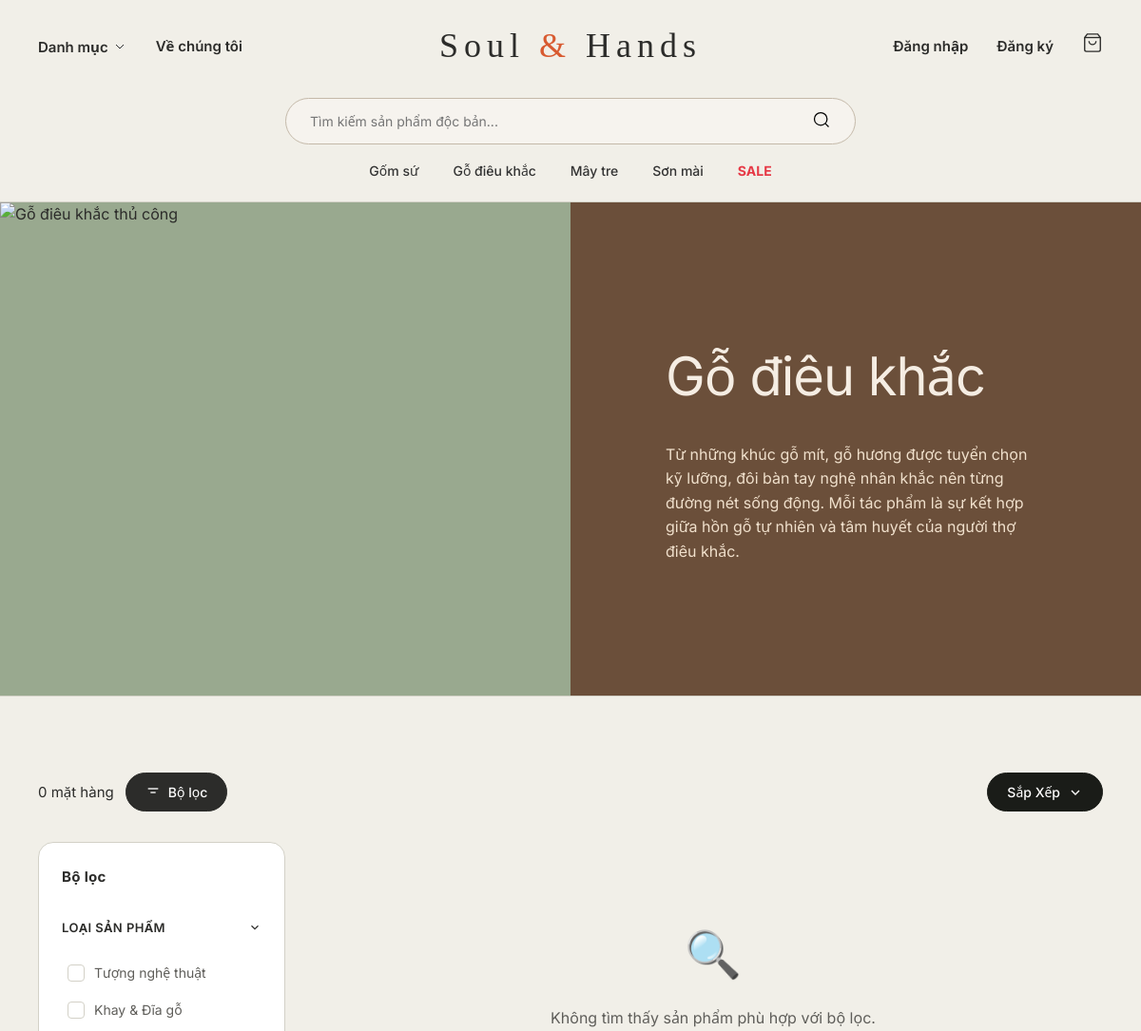
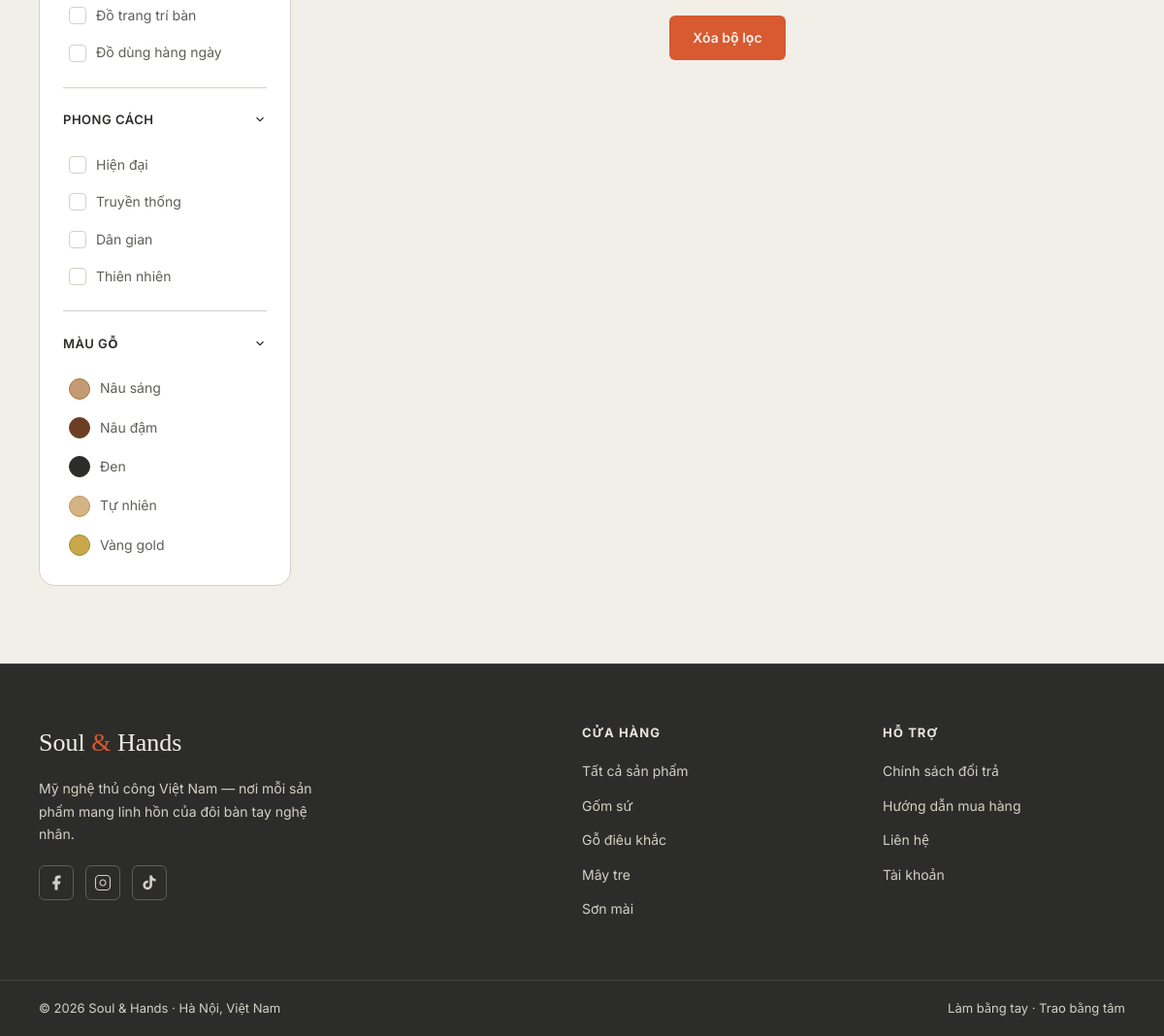
The page /go-dieu-khac.php on the database as committed earlier (2 pictures, top to bottom).
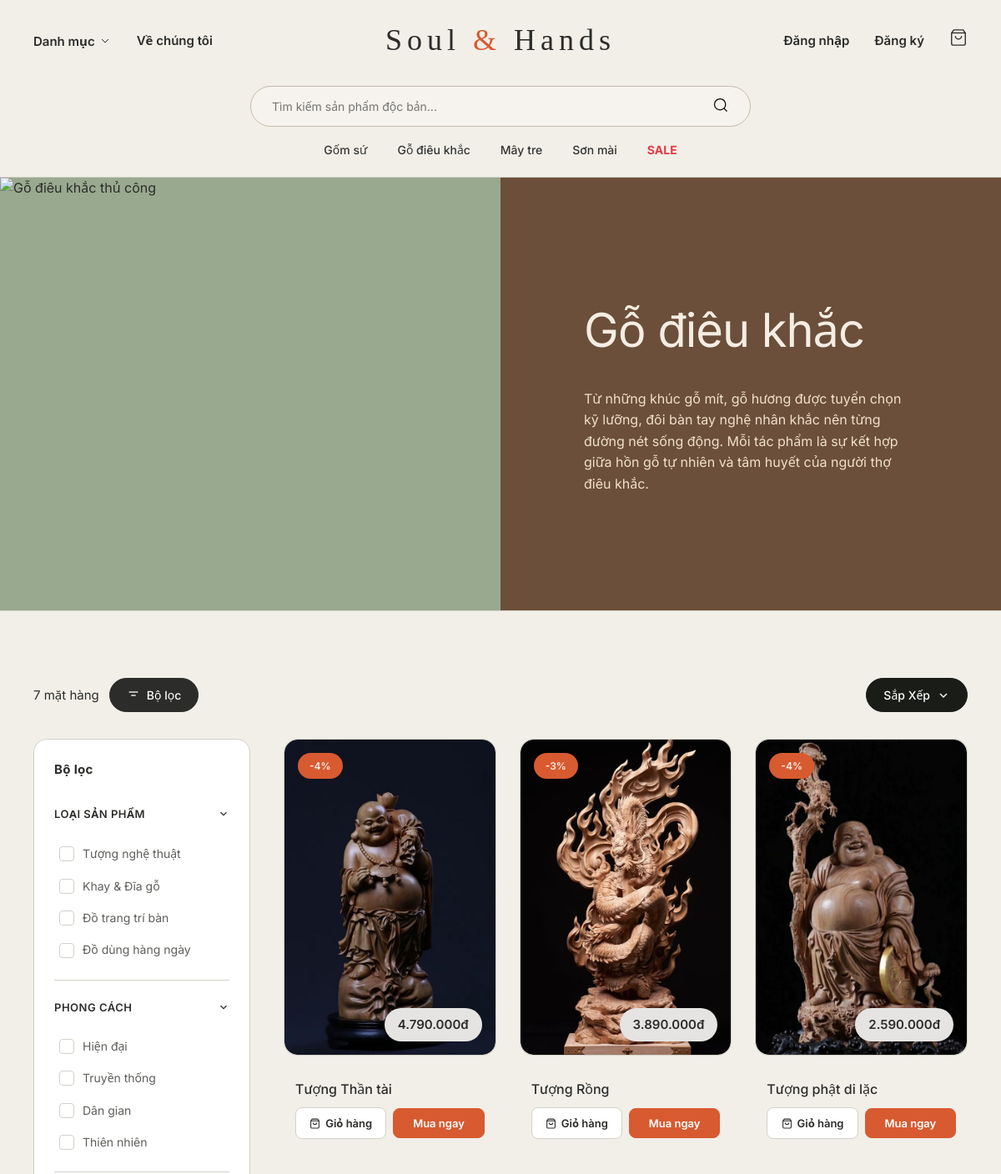
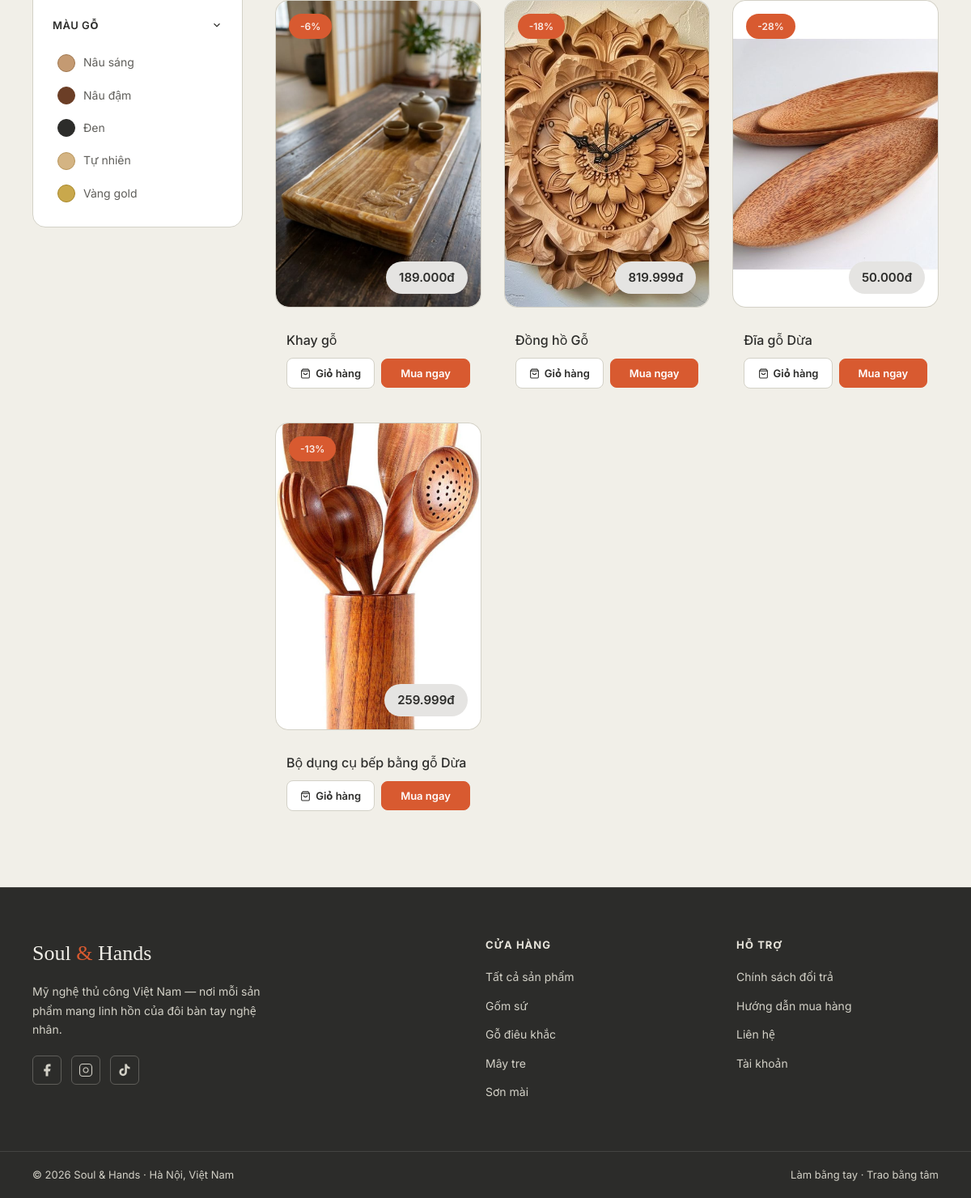
The same page on the database as committed later (2 pictures, top to bottom).
### tables this page shows
CREATE TABLE `products` (
  `id` int(10) UNSIGNED NOT NULL,
  `name` varchar(200) NOT NULL,
  `category_id` int(10) UNSIGNED NOT NULL,
  `price` decimal(12,0) NOT NULL DEFAULT 0,
  `old_price` decimal(12,0) DEFAULT NULL,
  `badge` varchar(30) DEFAULT NULL,
  `image_url` varchar(500) DEFAULT NULL,
  `description` text DEFAULT NULL,
  `style` varchar(50) DEFAULT NULL,
  `color` varchar(50) DEFAULT NULL,
  `sub_type` varchar(50) DEFAULT NULL,
  `image_class` varchar(30) DEFAULT NULL,
  `created_at` timestamp NOT NULL DEFAULT current_timestamp()
);

### go-dieu-khac.php (called while the page is built)
<?php
require_once 'config/database.php';
$cat_config = [
    'category_id'      => 2,
    'hero_img'         => 'https://sf-static.upanhlaylink.com/img/image_20260509df2eee76a625b5485d2adaac51c3441a.jpg',
    'hero_img_alt'     => 'Gỗ điêu khắc thủ công',
    'hero_bg'          => '#6B4F3A',
    'hero_title_color' => '#F5EDE3',
    'hero_desc_color'  => '#F0E0CC',
    'title'            => 'Gỗ điêu khắc',
    'desc'             => 'Từ những khúc gỗ mít, gỗ hương được tuyển chọn kỹ lưỡng, đôi bàn tay nghệ nhân khắc nên từng đường nét sống động. Mỗi tác phẩm là sự kết hợp giữa hồn gỗ tự nhiên và tâm huyết của người thợ điêu khắc.',
    'color_group_label'=> 'Màu gỗ',
    'allowed_colors'   => ['nau-sang','nau-dam','den','tu-nhien','vang-gold'],
    'allowed_types'    => ['tuong-nghe-thuat','khay-dia','do-trang-tri','do-dung'],
    'allowed_styles'   => ['hien-dai','truyen-thong','dan-gian','thien-nhien'],
    'color_labels'  => ['nau-sang'=>'Nâu sáng','nau-dam'=>'Nâu đậm','den'=>'Đen','tu-nhien'=>'Tự nhiên','vang-gold'=>'Vàng gold'],
    'type_labels'   => ['tuong-nghe-thuat'=>'Tượng nghệ thuật','khay-dia'=>'Khay & Đĩa gỗ','do-trang-tri'=>'Đồ trang trí bàn','do-dung'=>'Đồ dùng hàng ngày'],
    'style_labels'  => ['hien-dai'=>'Hiện đại','truyen-thong'=>'Truyền thống','dan-gian'=>'Dân gian','thien-nhien'=>'Thiên nhiên'],
    'color_options' => [
        'nau-sang'  => ['label'=>'Nâu sáng', 'hex'=>'#C49A72','border'=>'#A07850','check_dark'=>true],
        'nau-dam'   => ['label'=>'Nâu đậm',  'hex'=>'#6B3E26','border'=>'#6B3E26','check_dark'=>false],
        'den'       => ['label'=>'Đen',       'hex'=>'#2C2C2A','border'=>'#2C2C2A','check_dark'=>false],
        'tu-nhien'  => ['label'=>'Tự nhiên',  'hex'=>'#D4B483','border'=>'#B8945A','check_dark'=>true],
        'vang-gold' => ['label'=>'Vàng gold', 'hex'=>'#C9A84C','border'=>'#A8882A','check_dark'=>false],
    ],
];
include 'includes/category-page.php';

### includes/category-page.php (the view, shortened to what the changed rows need)
<?php
$sort = $_GET['sort'] ?? 'popular';
$order_by_map = [
    'popular'    => 'p.id DESC',
    'price_asc'  => 'p.price ASC',
    'price_desc' => 'p.price DESC',
    'newest'     => 'p.created_at DESC',
];
$order_by = $order_by_map[$sort] ?? $order_by_map['popular'];
$cat_config += [
    'allowed_colors' => [],
    'allowed_types'  => [],
    'allowed_styles' => [],
    'category_id'    => 0,
    'color_options'  => [],
    'color_labels'   => [],
    'type_labels'    => [],
    'hero_img'       => '',
    'hero_img_alt'   => '',
    'hero_bg'        => '',
    'hero_title_color' => '',
    'hero_desc_color'  => '',
    'title'            => '',
    'desc'             => '',
    'color_group_label' => 'Màu sắc',
];
$filter_color = isset($_GET['color'])    ? (array)$_GET['color']    : [];
$filter_type  = isset($_GET['sub_type']) ? (array)$_GET['sub_type'] : [];
$filter_style = isset($_GET['style'])    ? (array)$_GET['style']    : [];
$filter_color = array_values(array_filter($filter_color, fn($v) => in_array($v, $cat_config['allowed_colors'])));
$filter_type  = array_values(array_filter($filter_type,  fn($v) => in_array($v, $cat_config['allowed_types'])));
$filter_style = array_values(array_filter($filter_style, fn($v) => in_array($v, $cat_config['allowed_styles'])));
$has_active_filter = !empty($filter_color) || !empty($filter_type) || !empty($filter_style);
$where_clauses = ['p.category_id = ' . (int)$cat_config['category_id']];
$params        = [];
$param_types   = '';
$where_sql = implode(' AND ', $where_clauses);
$sql = "SELECT p.*, c.name as category_name
        FROM products p
        JOIN categories c ON p.category_id = c.id
        WHERE $where_sql
        ORDER BY $order_by";
if (!empty($params)) {
    $stmt = $conn->prepare($sql);
    $stmt->bind_param($param_types, ...$params);
    $stmt->execute();
    $result = $stmt->get_result();
} else {
    $result = $conn->query($sql);
}
$total_items = $result->num_rows;
function cat_toggle_url($key, $value, $current_array, $sort, $filter_color, $filter_type, $filter_style) {
    $params  = [];
    $new_arr = in_array($value, $current_array)
        ? array_values(array_filter($current_array, fn($v) => $v !== $value))
        : array_merge($current_array, [$value]);
    $all = [
        'color'    => ($key === 'color')    ? $new_arr : $filter_color,
        'sub_type' => ($key === 'sub_type') ? $new_arr : $filter_type,
        'style'    => ($key === 'style')    ? $new_arr : $filter_style,
    ];
    foreach ($all as $k => $arr) {
        foreach ($arr as $v) $params[] = urlencode($k) . '[]=' . urlencode($v);
    }
    return '?' . implode('&', $params);
}
$clear_url = $sort !== 'popular' ? '?sort=' . urlencode($sort) : '?';
include 'includes/header.php';
$hero_bg_style    = !empty($cat_config['hero_bg'])          ? 'background:' . $cat_config['hero_bg'] . ';'        : '';
$title_color_style= !empty($cat_config['hero_title_color']) ? 'color:' . $cat_config['hero_title_color'] . ';'    : '';
?>
<main class="category-page">
    <section class="category-hero">
        <div class="category-hero-content" style="<?= $hero_bg_style ?>">
            <h1 class="category-title" style="<?= $title_color_style ?>"><?= htmlspecialchars($cat_config['title']) ?></h1>
        </div>
    </section>
    <section class="products-section">
        <div class="products-toolbar">
            <div class="toolbar-left">
                <span class="item-count"><?= $total_items ?> mặt hàng</span>
                <button class="toolbar-btn btn-filter <?= $has_active_filter ? 'active' : '' ?>" id="filter-toggle-btn">
                    <svg width="16" height="16" viewBox="0 0 24 24" fill="none" stroke="currentColor" stroke-width="2"><line x1="4" y1="6" x2="20" y2="6"/><line x1="8" y1="12" x2="16" y2="12"/><line x1="12" y1="18" x2="12" y2="18"/></svg>
                    Bộ lọc
                </button>
            </div>
        </div>
        <div class="filter-product-layout">
            <aside class="filter-panel" id="filter-panel">
                <div class="filter-group">
                    <div class="filter-group-body open" id="group-type">
                        <?php foreach ($cat_config['type_labels'] as $val => $label):
                            $is_checked = in_array($val, $filter_type);
                            $href = cat_toggle_url('sub_type', $val, $filter_type, $sort, $filter_color, $filter_type, $filter_style);
                        ?>
                        <a href="<?= $href ?>" class="filter-option <?= $is_checked ? 'checked' : '' ?>">
                            <span class="filter-checkbox">
                            </span>
                            <?= htmlspecialchars($label) ?>
                        </a>
                        <?php endforeach; ?>
                    </div>
                </div>
                <div class="filter-group">
                    <div class="filter-group-body open" id="group-style">
                        <?php foreach ($cat_config['style_labels'] as $val => $label):
                            $is_checked = in_array($val, $filter_style);
                            $href = cat_toggle_url('style', $val, $filter_style, $sort, $filter_color, $filter_type, $filter_style);
                        ?>
                        <a href="<?= $href ?>" class="filter-option <?= $is_checked ? 'checked' : '' ?>">
                            <span class="filter-checkbox">
                            </span>
                            <?= htmlspecialchars($label) ?>
                        </a>
                        <?php endforeach; ?>
                    </div>
                </div>
                <div class="filter-group">
                    <div class="filter-group-body open" id="group-color">
                        <div class="color-swatches">
                            <?php foreach ($cat_config['color_options'] as $val => $info):
                                $is_checked  = in_array($val, $filter_color);
                                $href        = cat_toggle_url('color', $val, $filter_color, $sort, $filter_color, $filter_type, $filter_style);
                            ?>
                            <a href="<?= $href ?>" class="color-swatch-item <?= $is_checked ? 'checked' : '' ?>" title="<?= htmlspecialchars($info['label']) ?>">
                                <span class="color-swatch" style="background:<?= $info['hex'] ?>;border-color:<?= $info['border'] ?>;">
                                </span>
                                <span class="color-label"><?= htmlspecialchars($info['label']) ?></span>
                            </a>
                            <?php endforeach; ?>
                        </div>
                    </div>
                </div>
            </aside>
            <div class="products-grid-wrapper">
                <div class="products-grid">
                    <?php if ($total_items > 0):
                        while ($row = $result->fetch_assoc()): ?>
                        <div class="product-card">
                            <div class="product-img" onclick="location.href='product.php?id=<?= $row['id'] ?>'">
                                <?php if (!empty($row['image_url'])): ?>
                                    <img src="<?= htmlspecialchars($row['image_url']) ?>"
                                         alt="<?= htmlspecialchars($row['name']) ?>"
                                         class="real-product-img">
                                <?php else: ?>
                                    <div class="fallback-img <?= htmlspecialchars($row['image_class'] ?? '') ?>"></div>
                                <?php endif; ?>
                                <?php if (!empty($row['badge'])): ?>
                                    <div class="product-badge <?= $row['badge'] === 'Mới' ? 'new-badge' : '' ?>">
                                        <?= htmlspecialchars($row['badge']) ?>
                                    </div>
                                <?php endif; ?>
                                <div class="price-floating-badge">
                                    <?= number_format($row['price'], 0, ',', '.') ?>đ
                                </div>
                            </div>
                            <div class="product-body">
                                <h3 class="product-name" onclick="location.href='product.php?id=<?= $row['id'] ?>'">
                                    <?= htmlspecialchars($row['name']) ?>
                                </h3>
                                <div class="product-actions">
                                    <button class="btn-add-cart"
                                        data-id="<?= $row['id'] ?>"
                                        data-name="<?= htmlspecialchars($row['name'], ENT_QUOTES) ?>"
                                        data-price="<?= (int)$row['price'] ?>"
                                        data-image="<?= htmlspecialchars($row['image_url'] ?? '', ENT_QUOTES) ?>">
                                        <svg width="13" height="13" viewBox="0 0 24 24" fill="none" stroke="currentColor" stroke-width="2"><path d="M6 2 3 6v14a2 2 0 0 0 2 2h14a2 2 0 0 0 2-2V6l-3-4z"/><line x1="3" y1="6" x2="21" y2="6"/><path d="M16 10a4 4 0 0 1-8 0"/></svg>
                                        Giỏ hàng
                                    </button>
                                    <button class="btn-buy-now"
                                        data-id="<?= $row['id'] ?>"
                                        data-name="<?= htmlspecialchars($row['name'], ENT_QUOTES) ?>"
                                        data-price="<?= (int)$row['price'] ?>"
                                        data-image="<?= htmlspecialchars($row['image_url'] ?? '', ENT_QUOTES) ?>">
                                        Mua ngay
                                    </button>
                                </div>
                            </div>
                        </div>
                    <?php endwhile;
                    else: ?>
                        <div class="no-results">
                            <div class="no-results-icon">🔍</div>
                            <p>Không tìm thấy sản phẩm phù hợp với bộ lọc.</p>
                            <a href="<?= $clear_url ?>" class="btn-primary" style="margin-top:16px;display:inline-flex;">Xóa bộ lọc</a>
                        </div>
                    <?php endif; ?>
                </div>
            </div>
        </div>
    </section>
</main>
<?php include 'includes/footer.php'; ?>

Rows that differ between the two databases and show on the page:
added products: image_url (picture), badge "-4%", price "4.790.000", name "Tượng Thần tài"
added products: image_url (picture), badge "-3%", price "3.890.000", name "Tượng Rồng"
added products: image_url (picture), badge "-4%", price "2.590.000", name "Tượng phật di lặc"
added products: image_url (picture), badge "-6%", price "189.000", name "Khay gỗ"
added products: image_url (picture), badge "-18%", price "819.999", name "Đồng hồ Gỗ"
added products: image_url (picture), badge "-28%", price "50.000", name "Đĩa gỗ Dừa"
added products: image_url (picture), badge "-13%", price "259.999", name "Bộ dụng cụ bếp bằng gỗ Dừa"
Other text that changed with them:
$total_items: "0" → "7"
text no longer shown: "🔍 Không tìm thấy sản phẩm phù hợp với bộ lọc. Xóa bộ lọc"
